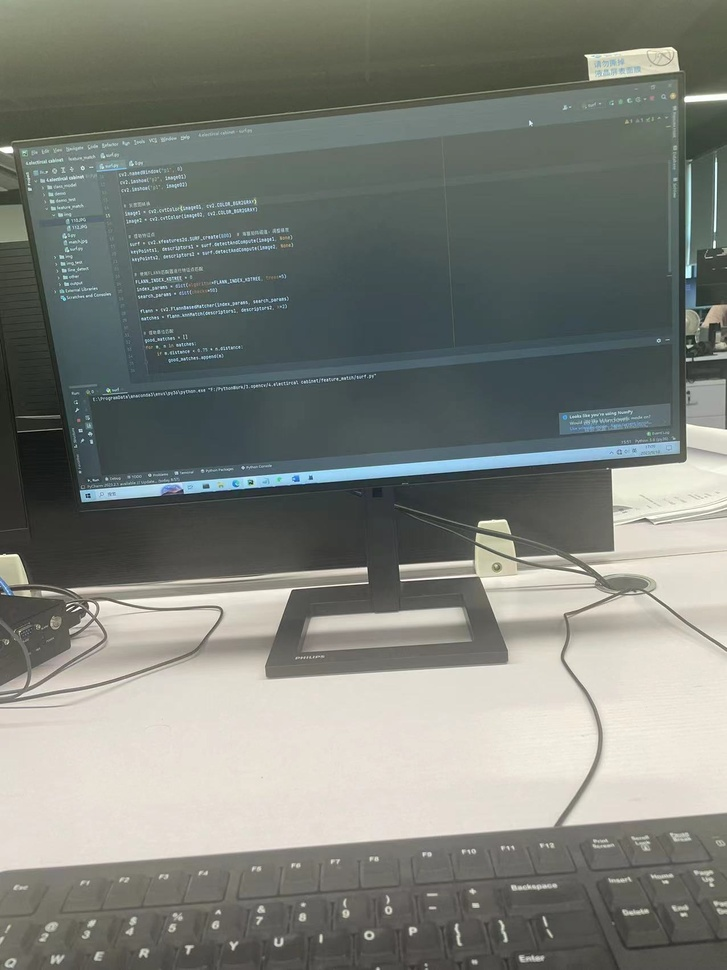
#> input picture 2.opencv/4.electircal cabinet/feature_match/img/1.jpg, 727 x 970 px, shrunk from 1276 x 1702 before the run, found by its file name
$ python surf.py
#> lines starting #> are read from the running program, lines starting #| are printed output that depends on the picture
import cv2
import numpy as np

# 加载两张图像
image01 = cv2.imread(r"F:\PythonWork\3.opencv\4.electircal cabinet\feature_match\img\1.jpg", 1)
#> image01 is the input picture: shape (970, 727, 3); mean B, G, R 122.1, 128.6, 124.8
image02 = cv2.imread(r"F:\PythonWork\3.opencv\4.electircal cabinet\feature_match\img\2.jpg", 1)
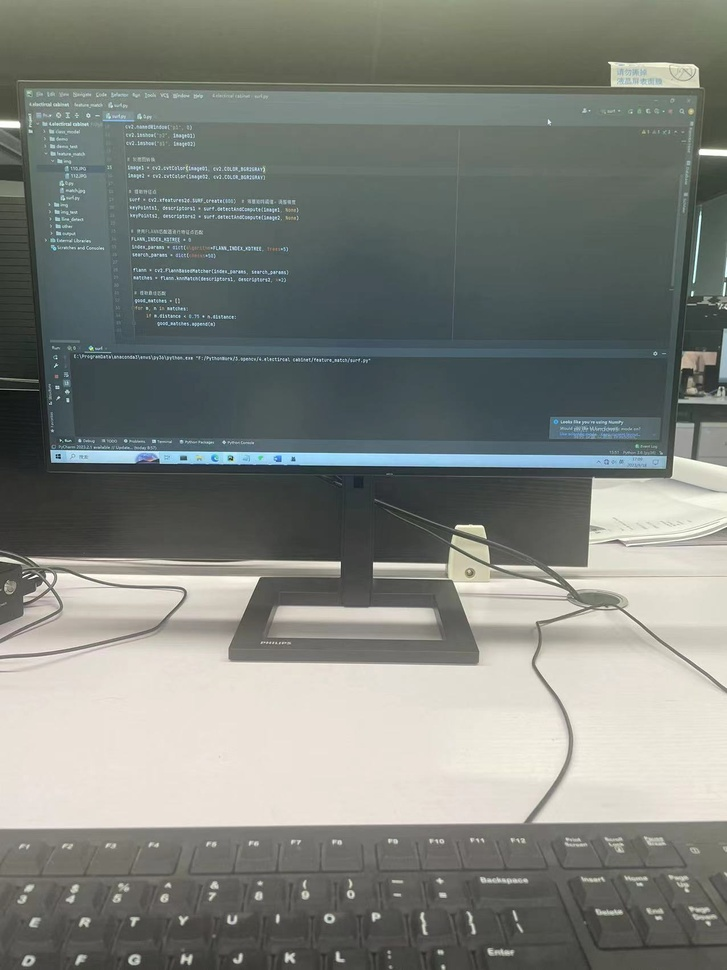
#> input picture 2.opencv/4.electircal cabinet/feature_match/img/2.jpg, 727 x 970 px, shrunk from 1276 x 1702 before the run, found by its file name
#> image02 is the input picture: shape (970, 727, 3); mean B, G, R 124.7, 130.3, 126.2

# [7 lines of commented-out code are left out]
image1 = cv2.cvtColor(image01, cv2.COLOR_BGR2GRAY)
image2 = cv2.cvtColor(image02, cv2.COLOR_BGR2GRAY)

# 提取特征点
'''
keyPoints1的属性
pt：即点，包含图像中关键点的位置x，y
angle：表示特征的方向，如前面处理过的图像中的径向线的方向。如果检测关键点的算法能够找到它，则设置它，否则设置为-1
size：表示特征的直径
response：表示关键点的强度，可对关键点排序或者滤除强度较弱的关键点等等
octave：表示发现该特征的图像金字塔层。广泛用于在检测关键点以及使用关键点进一步检测图像上可能大小不同的对象时，实现尺度独立，或者说尺度不变性。为了实现该功能，用相同的算法处理同一图像的不同尺度版本（仅缩小版本），称每一个尺度为金字塔的一个分组或一层。
class_id：为一个关键点或者一组关键点分配自定义的标识符
'''
# surf = cv2.xfeatures2d.SURF_create(3000)  # 海塞矩阵阈值，调整精度
surf = cv2.SIFT_create()
keyPoints1, descriptors1 = surf.detectAndCompute(image1, None)
#> keyPoints1 = 1271 keypoints; strongest (x, y, size): (688, 275, 4.5), (714, 247, 2), (8, 150, 6.1), (688, 346, 2.8)
keyPoints2, descriptors2 = surf.detectAndCompute(image2, None)
#> keyPoints2 = 1393 keypoints; strongest (x, y, size): (703, 152, 5.7), (15, 124, 6.4), (68, 400, 2.2), (80, 441, 2)

# 使用FLANN匹配器进行特征点匹配
FLANN_INDEX_KDTREE = 0
index_params = dict(algorithm=FLANN_INDEX_KDTREE, trees=5)
search_params = dict(checks=50)

flann = cv2.FlannBasedMatcher(index_params, search_params)
matches = flann.knnMatch(descriptors1, descriptors2, k=2)
#> matches = 1271 matches

# 提取最佳匹配
good_matches = []
for m, n in matches:
    if m.distance < 0.75 * n.distance:
        good_matches.append(m)
#> after the loop, good_matches = 587 matches

# 绘制匹配结果
img_match = cv2.drawMatches(image01, keyPoints1, image02, keyPoints2, good_matches, None, flags=cv2.DrawMatchesFlags_NOT_DRAW_SINGLE_POINTS)
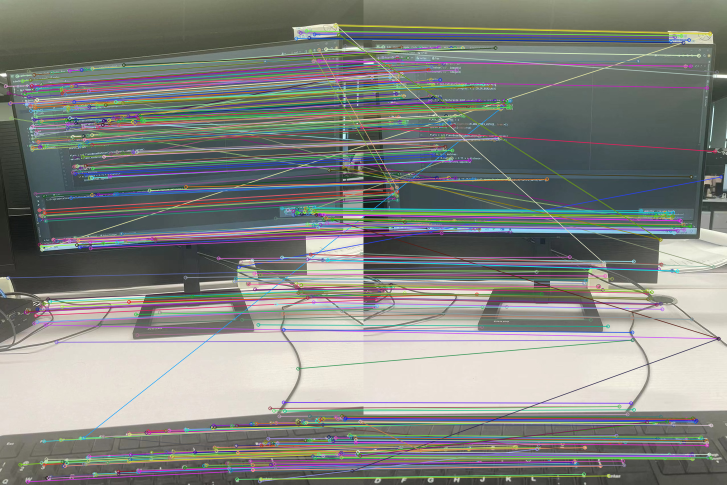
#> img_match: shape (970, 1454, 3) (shown at 1/2 size); mean B, G, R 128, 132.4, 130.3
cv2.namedWindow("match", 0)
cv2.imshow("match", img_match)
# cv2.imwrite("match1.jpg", img_match)

cv2.waitKey(0)
cv2.destroyAllWindows()
